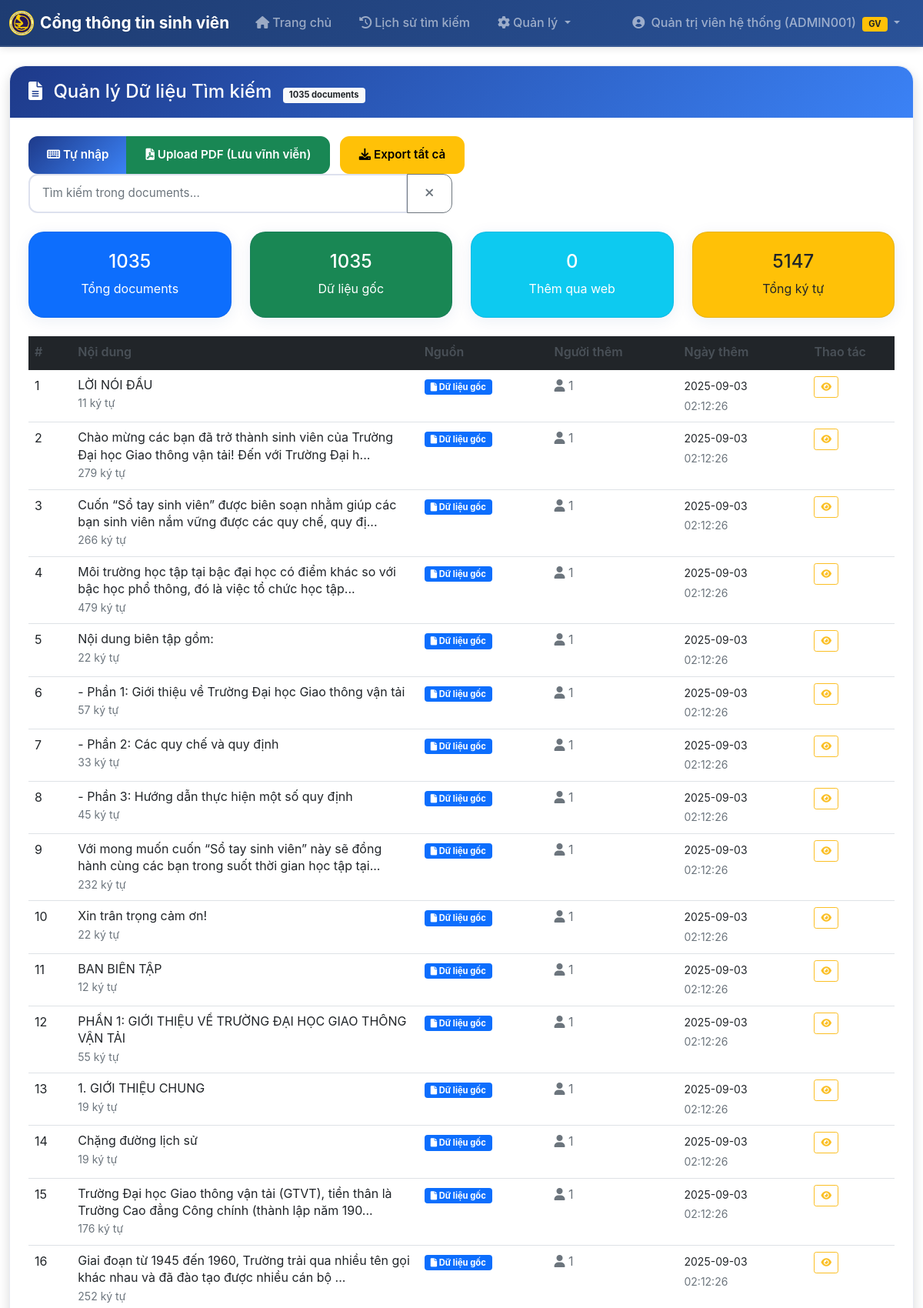
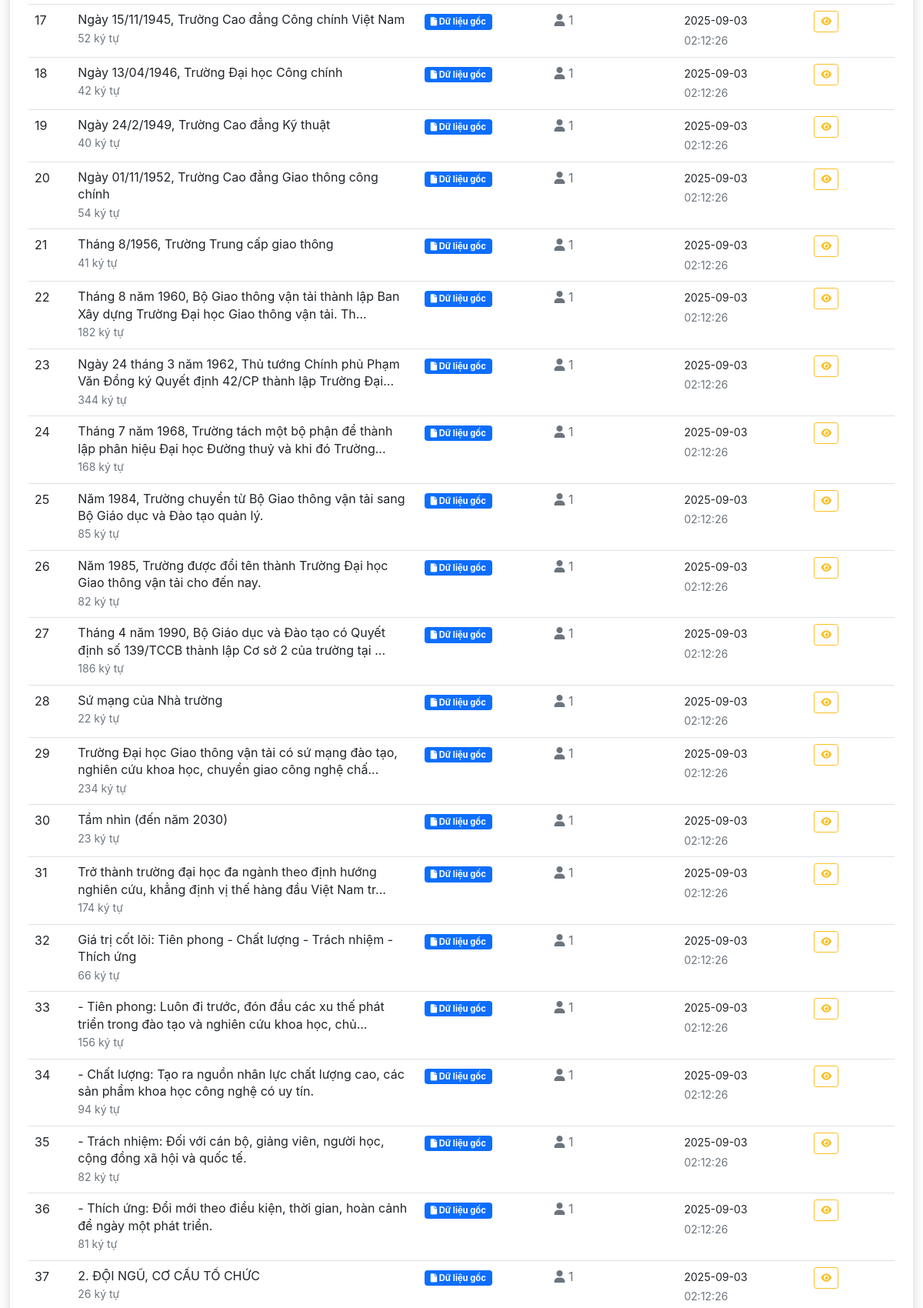
The app's page /admin/documents (signed in, upper part) with its own data (2 pictures, top to bottom).
### models.py (models this page shows, shortened)
class User(UserMixin, db.Model):
    id = db.Column(db.Integer, primary_key=True)
    username = db.Column(db.String(80), unique=True, nullable=False)
    email = db.Column(db.String(120), unique=True, nullable=False)
    password_hash = db.Column(db.String(255), nullable=False)
    full_name = db.Column(db.String(100), nullable=False)
    role = db.Column(db.String(20), nullable=False, default='teacher')
    teacher_id = db.Column(db.String(20), unique=True, nullable=True)  # Mã giáo viên
    department = db.Column(db.String(100), nullable=True)  # Khoa/Bộ môn
    position = db.Column(db.String(50), nullable=True)  # Chức vụ
    is_active = db.Column(db.Boolean, default=True, nullable=False)
    approval_status = db.Column(db.String(20), default='approved', nullable=False)  # 'pending', 'approved', 'rejected'
    created_at = db.Column(db.DateTime, default=datetime.utcnow)
    last_login = db.Column(db.DateTime, nullable=True)
    def is_teacher(self):
        return self.role == 'teacher'
    def is_admin(self):
        return self.username == 'admin' or self.role == 'admin'
    def get_display_name(self):
        if self.role == 'teacher' and self.teacher_id:
            return f"{self.full_name} ({self.teacher_id})"
        return self.full_name

class Document(db.Model):
    id = db.Column(db.Integer, primary_key=True)
    content = db.Column(db.Text, nullable=False)
    source_type = db.Column(db.String(50), nullable=False, default='manual')  # 'manual', 'pdf', 'data.txt'
    source_file = db.Column(db.String(255), nullable=True)  # Tên file nguồn nếu có
    source_info = db.Column(db.Text, nullable=True)  # JSON string chứa thông tin thêm
    added_by = db.Column(db.Integer, db.ForeignKey('user.id'), nullable=True)
    added_date = db.Column(db.DateTime, default=datetime.utcnow)
    last_updated = db.Column(db.DateTime, default=datetime.utcnow, onupdate=datetime.utcnow)
    is_active = db.Column(db.Boolean, default=True, nullable=False)
    char_count = db.Column(db.Integer, nullable=False)
    line_number = db.Column(db.Integer, nullable=True)  # Số dòng trong file gốc
    page_number = db.Column(db.Integer, nullable=True)  # Số trang trong PDF
    user = db.relationship('User', backref=db.backref('added_documents', lazy=True))

### app.py (the view)
@app.route('/admin/documents')
@login_required
def admin_documents():
    if not current_user.is_teacher():
        flash('Bạn không có quyền truy cập trang này.', 'error')
        return redirect(url_for('index'))
    page = request.args.get('page', 1, type=int)
    per_page = 50  # Hiển thị 50 documents mỗi trang
    all_documents = get_doc_manager().get_documents_info()
    total = len(all_documents)
    start = (page - 1) * per_page
    end = start + per_page
    documents = all_documents[start:end]
    has_prev = page > 1
    has_next = end < total
    prev_num = page - 1 if has_prev else None
    next_num = page + 1 if has_next else None
    pagination_info = {
        'page': page,
        'per_page': per_page,
        'total': total,
        'pages': (total + per_page - 1) // per_page,
        'has_prev': has_prev,
        'has_next': has_next,
        'prev_num': prev_num,
        'next_num': next_num
    }
    return render_template('admin/documents.html',
                           documents=documents,
                           pagination=pagination_info,
                           total_documents=total)

### templates/admin/documents.html (shortened to what this page needs)
{% extends "base.html" %}
{% block content %}
<div class="row">
    <div class="col-12">
        <div class="card shadow">
            <div class="card-header bg-success text-white">
                <h4 class="mb-0">
                    <i class="fas fa-file-text me-2"></i>
                    Quản lý Dữ liệu Tìm kiếm
                    <span class="badge bg-light text-dark ms-2">{{ total_documents if total_documents is defined else documents|length }} documents</span>
                </h4>
            </div>
            <div class="card-body">
                <div class="row mb-4">
                    <div class="col-md-8">
                        <div class="btn-group me-2" role="group">
                            <button type="button" class="btn btn-primary" data-bs-toggle="modal" data-bs-target="#addTextModal">
                                <i class="fas fa-keyboard me-1"></i>Tự nhập
                            </button>
                            <button type="button" class="btn btn-success" data-bs-toggle="modal" data-bs-target="#uploadPdfModal">
                                <i class="fas fa-file-pdf me-1"></i>Upload PDF (Lưu vĩnh viễn)
                            </button>
                        </div>
                        <a href="{{ url_for('export_documents') }}" class="btn btn-warning">
                            <i class="fas fa-download me-1"></i>Export tất cả
                        </a>
                    </div>
                    <div class="col-md-6 text-end">
                        <div class="input-group">
                            <input type="text" class="form-control" id="searchFilter" placeholder="Tìm kiếm trong documents...">
                            <button class="btn btn-outline-secondary" type="button" onclick="clearFilter()">
                                <i class="fas fa-times"></i>
                            </button>
                        </div>
                    </div>
                </div>
                <div class="row mb-4">
                    <div class="col-md-3">
                        <div class="card bg-primary text-white">
                            <div class="card-body text-center">
                                <h4>{{ total_documents if total_documents is defined else documents|length }}</h4>
                                <p class="mb-0">Tổng documents</p>
                            </div>
                        </div>
                    </div>
                    <div class="col-md-3">
                        <div class="card bg-success text-white">
                            <div class="card-body text-center">
                                <h4>{{ total_documents if total_documents is defined else documents|length }}</h4>
                                <p class="mb-0">Dữ liệu gốc</p>
                            </div>
                        </div>
                    </div>
                    <div class="col-md-3">
                        <div class="card bg-info text-white">
                            <div class="card-body text-center">
                                <h4>{{ documents|selectattr('metadata.source', 'eq', 'web_interface')|list|length }}</h4>
                                <p class="mb-0">Thêm qua web</p>
                            </div>
                        </div>
                    </div>
                    <div class="col-md-3">
                        <div class="card bg-warning text-dark">
                            <div class="card-body text-center">
                                <h4>{{ documents|map(attribute='length')|sum }}</h4>
                                <p class="mb-0">Tổng ký tự</p>
                            </div>
                        </div>
                    </div>
                </div>
                {% if documents %}
                    <div class="table-responsive">
                        <table class="table table-hover" id="documentsTable">
                            <thead class="table-dark">
                                <tr>
                                    <th width="5%">#</th>
                                    <th width="40%">Nội dung</th>
                                    <th width="15%">Nguồn</th>
                                    <th width="15%">Người thêm</th>
                                    <th width="15%">Ngày thêm</th>
                                    <th width="10%">Thao tác</th>
                                </tr>
                            </thead>
                            <tbody>
                                {% for doc in documents %}
                                <tr class="document-row" data-doc-id="{{ doc.id }}">
                                    <td>{{ loop.index }}</td>
                                    <td>
                                        <div class="document-preview">
                                            {{ doc.preview }}
                                        </div>
                                        <small class="text-muted">
                                            {{ doc.length }} ký tự
                                        </small>
                                    </td>
                                    <td>
                                        {% set source = doc.metadata.get('source', 'unknown') %}
                                        {% if source == 'data.txt' %}
                                            <span class="badge bg-primary">
                                                <i class="fas fa-file"></i> Dữ liệu gốc
                                            </span>
                                                                {% elif source == 'web_interface' %}
                            <span class="badge bg-success">
                                <i class="fas fa-keyboard"></i> Tự nhập
                            </span>
                        {% elif source == 'manual_input' %}
                            <span class="badge bg-info">
                                <i class="fas fa-keyboard"></i> Nhập tay
                            </span>
                                        {% elif doc.metadata.get('source_file') %}
                                            <span class="badge bg-warning text-dark">
                                                <i class="fas fa-upload"></i> {{ doc.metadata.source_file }}
                                            </span>
                                        {% else %}
                                            <span class="badge bg-secondary">
                                                <i class="fas fa-question"></i> {{ source }}
                                            </span>
                                        {% endif %}
                                    </td>
                                    <td>
                                        {% set added_by = doc.metadata.get('added_by', 'unknown') %}
                                        {% if added_by == 'system' %}
                                            <span class="text-muted">
                                                <i class="fas fa-cog"></i> Hệ thống
                                            </span>
                                        {% elif added_by|string|length > 10 %}
                                            <span class="text-muted">
                                                <i class="fas fa-user"></i> User ID: {{ added_by }}
                                            </span>
                                        {% else %}
                                            <span class="text-muted">
                                                <i class="fas fa-user"></i> {{ added_by }}
                                            </span>
                                        {% endif %}
                                    </td>
                                    <td>
                                        {% set added_date = doc.metadata.get('added_date') %}
                                        {% if added_date %}
                                            <small>{{ added_date[:10] }}</small><br>
                                            <small class="text-muted">{{ added_date[11:19] }}</small>
                                        {% else %}
                                            <span class="text-muted">N/A</span>
                                        {% endif %}
                                    </td>
                                    <td>
                                        <div class="btn-group btn-group-sm">
                                            <button type="button"
                                                    class="btn btn-outline-info"
                                                    onclick="viewDocument('{{ doc.id }}')"
                                                    title="Xem chi tiết">
                                                <i class="fas fa-eye"></i>
                                            </button>
                                        </div>
                                    </td>
                                </tr>
                                {% endfor %}
                            </tbody>
                        </table>
                    </div>
                {% endif %}
            </div>
        </div>
    </div>
</div>
{% endblock %}

### templates/base.html (shortened to what this page needs)
<!DOCTYPE html>
<html lang="vi">
<head>
    <link href="https://cdn.jsdelivr.net/npm/bootstrap@5.1.3/dist/css/bootstrap.min.css" rel="stylesheet">
    <link rel="stylesheet" href="https://cdnjs.cloudflare.com/ajax/libs/font-awesome/6.0.0/css/all.min.css">
    <link rel="stylesheet" href="{{ url_for('static', filename='css/style.css') }}">
</head>
<body>
    <nav class="navbar navbar-expand-lg navbar-dark" style="background: linear-gradient(135deg, #1e3c72 0%, #2a5298 100%);">
        <div class="container">
            <a class="navbar-brand fw-bold d-flex align-items-center" href="{{ url_for('index') }}">
                <img src="{{ url_for('static', filename='img/logo.png') }}" alt="Logo" width="32" height="32" class="me-2">
                Cổng thông tin sinh viên
            </a>
            <div class="collapse navbar-collapse" id="navbarNav">
                <ul class="navbar-nav me-auto">
                    <li class="nav-item">
                        <a class="nav-link px-3" href="{{ url_for('index') }}">
                            <i class="fas fa-home me-1"></i>Trang chủ
                        </a>
                    </li>
                    {% if current_user.is_authenticated %}
                        <li class="nav-item">
                            <a class="nav-link px-3" href="{{ url_for('search_history') }}">
                                <i class="fas fa-history me-1"></i>Lịch sử tìm kiếm
                            </a>
                        </li>
                        {% if current_user.is_admin() %}
                        <li class="nav-item dropdown">
                            <a class="nav-link dropdown-toggle px-3" href="#" id="adminDropdown" role="button" data-bs-toggle="dropdown">
                                <i class="fas fa-cog me-1"></i>Quản lý
                            </a>
                        </li>
                        {% elif current_user.is_authenticated and current_user.is_teacher() %}
                        <li class="nav-item">
                            <a class="nav-link px-3" href="{{ url_for('admin_documents') }}">
                                <i class="fas fa-database me-1"></i>Quản lý dữ liệu
                            </a>
                        </li>
                        {% endif %}
                    {% endif %}
                </ul>
                <ul class="navbar-nav">
                    {% if current_user.is_authenticated %}
                        <li class="nav-item dropdown">
                            <a class="nav-link dropdown-toggle px-3" href="#" id="navbarDropdown" role="button" data-bs-toggle="dropdown">
                                <i class="fas fa-user-circle me-1"></i>
                                {{ current_user.get_display_name() }}
                                {% if current_user.is_authenticated and current_user.is_teacher() %}
                                    <span class="badge bg-warning text-dark ms-1">GV</span>
                                {% endif %}
                            </a>
                        </li>
                    {% endif %}
                </ul>
            </div>
        </div>
    </nav>
    <main class="container mt-4">
        {% block content %}{% endblock %}
    </main>
</body>
</html>

### records on screen
User: get_display_name "Quản trị viên hệ thống (ADMIN001)"
Document: preview "LỜI NÓI ĐẦU", length "11", source_type "data.txt" (drawn), added_by "1", added_date "2025-09-03", added_date "02:12:26"
Document: preview "Nội dung biên tập gồm:", length "22", source_type "data.txt" (drawn), added_by "1", added_date "2025-09-03", added_date "02:12:26"
Document: preview "- Phần 1: Giới thiệu về Trường Đại học Giao thông vận tải", length "57", source_type "data.txt" (drawn), added_by "1", added_date "2025-09-03", added_date "02:12:26"
Document: preview "- Phần 2: Các quy chế và quy định", length "33", source_type "data.txt" (drawn), added_by "1", added_date "2025-09-03", added_date "02:12:26"
Document: preview "- Phần 3: Hướng dẫn thực hiện một số quy định", length "45", source_type "data.txt" (drawn), added_by "1", added_date "2025-09-03", added_date "02:12:26"
Document: preview "Xin trân trọng cảm ơn!", length "22", source_type "data.txt" (drawn), added_by "1", added_date "2025-09-03", added_date "02:12:26"
Document: preview "BAN BIÊN TẬP", length "12", source_type "data.txt" (drawn), added_by "1", added_date "2025-09-03", added_date "02:12:26"
Document: preview "PHẦN 1: GIỚI THIỆU VỀ TRƯỜNG ĐẠI HỌC GIAO THÔNG VẬN TẢI", length "55", source_type "data.txt" (drawn), added_by "1", added_date "2025-09-03", added_date "02:12:26"
Document: preview "1. GIỚI THIỆU CHUNG", length "19", source_type "data.txt" (drawn), added_by "1", added_date "2025-09-03", added_date "02:12:26"
Document: preview "Chặng đường lịch sử", length "19", source_type "data.txt" (drawn), added_by "1", added_date "2025-09-03", added_date "02:12:26"
Document: preview "Ngày 15/11/1945, Trường Cao đẳng Công chính Việt Nam", length "52", source_type "data.txt" (drawn), added_by "1", added_date "2025-09-03", added_date "02:12:26"
Document: preview "Ngày 13/04/1946, Trường Đại học Công chính", length "42", source_type "data.txt" (drawn), added_by "1", added_date "2025-09-03", added_date "02:12:26"
Document: preview "Ngày 24/2/1949, Trường Cao đẳng Kỹ thuật", length "40", source_type "data.txt" (drawn), added_by "1", added_date "2025-09-03", added_date "02:12:26"
Document: preview "Ngày 01/11/1952, Trường Cao đẳng Giao thông công chính", length "54", source_type "data.txt" (drawn), added_by "1", added_date "2025-09-03", added_date "02:12:26"
Document: preview "Tháng 8/1956, Trường Trung cấp giao thông", length "41", source_type "data.txt" (drawn), added_by "1", added_date "2025-09-03", added_date "02:12:26"
Document: preview "Năm 1984, Trường chuyển từ Bộ Giao thông vận tải sang Bộ Giáo dục và Đào tạo quản lý.", length "85", source_type "data.txt" (drawn), added_by "1", added_date "2025-09-03", added_date "02:12:26"
Document: preview "Năm 1985, Trường được đổi tên thành Trường Đại học Giao thông vận tải cho đến nay.", length "82", source_type "data.txt" (drawn), added_by "1", added_date "2025-09-03", added_date "02:12:26"
Document: preview "Sứ mạng của Nhà trường", length "22", source_type "data.txt" (drawn), added_by "1", added_date "2025-09-03", added_date "02:12:26"
Document: preview "Tầm nhìn (đến năm 2030)", length "23", source_type "data.txt" (drawn), added_by "1", added_date "2025-09-03", added_date "02:12:26"
Document: preview "Giá trị cốt lõi: Tiên phong - Chất lượng - Trách nhiệm - Thích ứng", length "66", source_type "data.txt" (drawn), added_by "1", added_date "2025-09-03", added_date "02:12:26"
Document: preview "- Chất lượng: Tạo ra nguồn nhân lực chất lượng cao, các sản phẩm khoa học công nghệ có uy tín.", length "94", source_type "data.txt" (drawn), added_by "1", added_date "2025-09-03", added_date "02:12:26"
Document: preview "- Trách nhiệm: Đối với cán bộ, giảng viên, người học, cộng đồng xã hội và quốc tế.", length "82", source_type "data.txt" (drawn), added_by "1", added_date "2025-09-03", added_date "02:12:26"
Document: preview "- Thích ứng: Đổi mới theo điều kiện, thời gian, hoàn cảnh để ngày một phát triển.", length "81", source_type "data.txt" (drawn), added_by "1", added_date "2025-09-03", added_date "02:12:26"
Document: preview "2. ĐỘI NGŨ, CƠ CẤU TỔ CHỨC", length "26", source_type "data.txt" (drawn), added_by "1", added_date "2025-09-03", added_date "02:12:26"

### other values on screen
{{ total_documents if total_documents is defined else documents|length }} "1035"
{{ documents|map(attribute='length')|sum }} "5147"
{{ doc.preview }} "Chào mừng các bạn đã trở thành sinh viên của Trường Đại học Giao thông vận tải! Đến với Trường Đại h..." "Cuốn “Sổ tay sinh viên” được biên soạn nhằm giúp các bạn sinh viên nắm vững được các quy chế, quy đị..." "Môi trường học tập tại bậc đại học có điểm khác so với bậc học phổ thông, đó là việc tổ chức học tập..." "Với mong muốn cuốn “Sổ tay sinh viên” này sẽ đồng hành cùng các bạn trong suốt thời gian học tập tại..." "Trường Đại học Giao thông vận tải (GTVT), tiền thân là Trường Cao đẳng Công chính (thành lập năm 190..." "Giai đoạn từ 1945 đến 1960, Trường trải qua nhiều tên gọi khác nhau và đã đào tạo được nhiều cán bộ ..." "Tháng 8 năm 1960, Bộ Giao thông vận tải thành lập Ban Xây dựng Trường Đại học Giao thông vận tải. Th..." "Ngày 24 tháng 3 năm 1962, Thủ tướng Chính phủ Phạm Văn Đồng ký Quyết định 42/CP thành lập Trường Đại..." "Tháng 7 năm 1968, Trường tách một bộ phận để thành lập phân hiệu Đại học Đường thuỷ và khi đó Trường..." "Tháng 4 năm 1990, Bộ Giáo dục và Đào tạo có Quyết định số 139/TCCB thành lập Cơ sở 2 của trường tại ..." "Trường Đại học Giao thông vận tải có sứ mạng đào tạo, nghiên cứu khoa học, chuyển giao công nghệ chấ..." "Trở thành trường đại học đa ngành theo định hướng nghiên cứu, khẳng định vị thế hàng đầu Việt Nam tr..." "- Tiên phong: Luôn đi trước, đón đầu các xu thế phát triển trong đào tạo và nghiên cứu khoa học, chủ..."
{{ doc.length }} "279" "266" "479" "232" "176" "252" "182" "344" "168" "186" "234" "174" "156"
{{ added_by }} "1" "1" "1" "1" "1" "1" "1" "1" "1" "1" "1" "1" "1"
{{ added_date[:10] }} "2025-09-03" "2025-09-03" "2025-09-03" "2025-09-03" "2025-09-03" "2025-09-03" "2025-09-03" "2025-09-03" "2025-09-03" "2025-09-03" "2025-09-03" "2025-09-03" "2025-09-03"
{{ added_date[11:19] }} "02:12:26" "02:12:26" "02:12:26" "02:12:26" "02:12:26" "02:12:26" "02:12:26" "02:12:26" "02:12:26" "02:12:26" "02:12:26" "02:12:26" "02:12:26"
